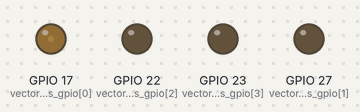
The program below on a simulated Raspberry Pi (BCM pin numbers). On the bench: output pins drawn as LEDs (lit = HIGH). What the program prints to the terminal is not drawn.

Above: at 0.05 s.
At 0.7 s:
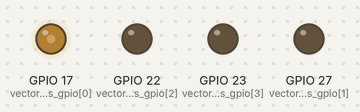
At 1.2 s:
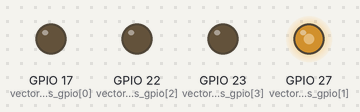
At 1.7 s:
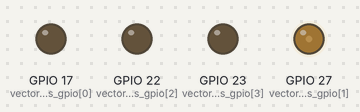
At 2.6 s:
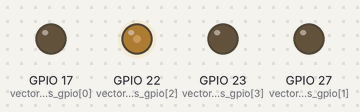
At 3.55 s:
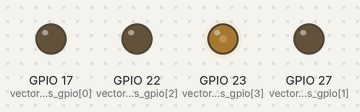
Timing chart, 0 to 8.7 s (numbered marks = the images above):
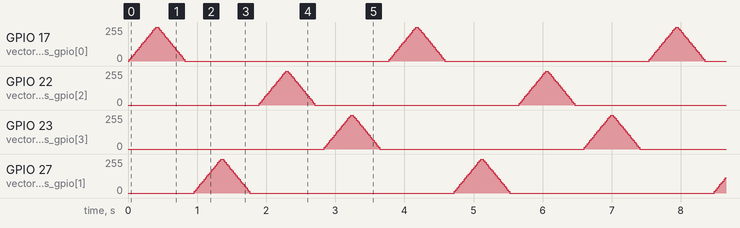

The program:

p3.py
```python
import RPi.GPIO as GPIO
import time

GPIO.setmode(GPIO.BCM)
GPIO.setwarnings(False)

# Definición del vector de pines para los LEDs
vector_pines_gpio = [17, 27, 22, 23]
leds_pwm = []
frecuencia = 1000

# Inicialización de cada pin en el vector con PWM
for pin in vector_pines_gpio:
    GPIO.setup(pin, GPIO.OUT)
    pwm = GPIO.PWM(pin, frecuencia)
    pwm.start(0)
    leds_pwm.append(pwm)

print("Iniciando recorrido LED. Presiona Ctrl+C para detener.")

try:
    while True:
        for pwm in leds_pwm:
            # Incremento gradual del brillo (Fade In)
            for duty_cycle in range(0, 101, 5):
                pwm.ChangeDutyCycle(duty_cycle)
                time.sleep(0.02)

            # Decremento gradual del brillo (Fade Out)
            for duty_cycle in range(100, -1, -5):
                pwm.ChangeDutyCycle(duty_cycle)
                time.sleep(0.02)

            time.sleep(0.1)

except KeyboardInterrupt:
    print("\nRecorrido detenido por el usuario.")

finally:
    # Finalización de procesos PWM y limpieza de pines
    for pwm in leds_pwm:
        pwm.stop()
    GPIO.cleanup()
    print("Pines GPIO liberados.")
```
